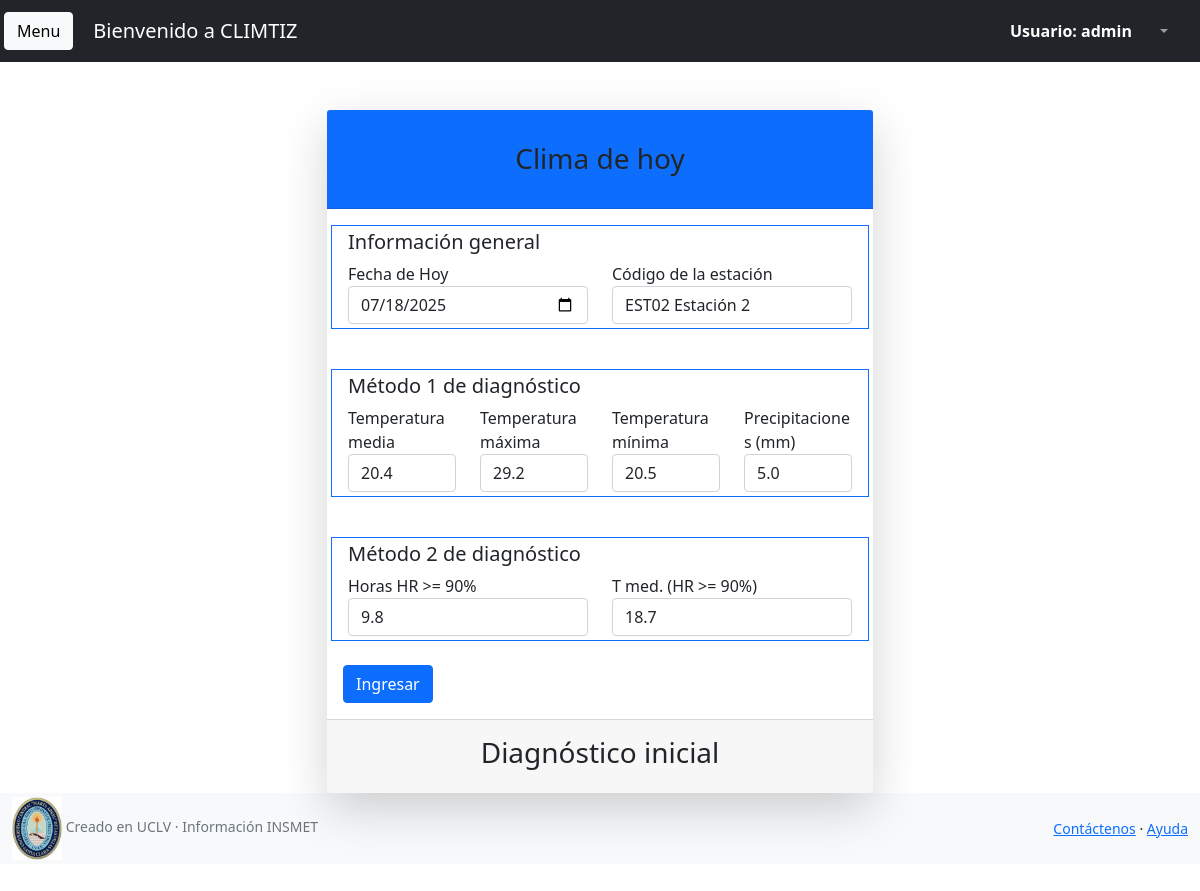
/clima/editar_clima/868/ (signed in), run on the app's committed database.
### users/models.py (models this page shows)
class User(AbstractUser):
    empresa = models.ForeignKey(Empresa, null = False, blank=False, on_delete = models.CASCADE)
    cargo = models.CharField(max_length=30)
    edad = models.IntegerField()
    sexo = models.CharField(max_length=11, choices=SEXO)
    is_admin = models.BooleanField('Is admin',default=False)
    is_normal = models.BooleanField('Is normal',default=False)
    aprobado = models.BooleanField('Aprove', default=False)

### clima/models.py (models this page shows)
class Clima(models.Model):
    class Meta:
        unique_together = (('fecha','estacion'),)
    fecha = models.DateField(default=datetime.today().strftime('%Y-%m-%d'))
    estacion = models.ForeignKey(Estacion, null = False, blank=False, on_delete = models.CASCADE)
    temperatura_media = models.DecimalField(decimal_places=1,max_digits=5, null=True, blank=True)
    temperatura_maxima = models.DecimalField(decimal_places=1,max_digits=5, null=True, blank=True)
    temperatura_minima = models.DecimalField(decimal_places=1,max_digits=5, null=True,blank=True)
    precipitacion = models.DecimalField(decimal_places=1,max_digits=5, null=True,blank=True)
    horas_hr_90 = models.DecimalField(decimal_places=1,max_digits=5, null=True,blank=True)
    temperatura_media_hr_90 = models.DecimalField(decimal_places=1,max_digits=5, null=True,blank=True)
    empresa = models.ManyToManyField(Empresa)
    favorable = models.IntegerField(null=True) # -1 no determinable
    severidad = models.IntegerField(null=True) # -1 no determinable
    deteccion_inicial = models.IntegerField(null=True)

### clima/views.py (the view, shortened to what this page needs)
# urls.py: path('editar_clima/<pk>/',ClimaUpdate.as_view(),name="editar_clima"),
class ClimaUpdate(UserPassesTestMixin, UpdateView):
    model = Clima
    form_class = ClimaForm
    template_name = "clima_crear.html"
    success_url = reverse_lazy("clima:lista_clima_hoy")
    def test_func(self):
        return self.request.user.is_authenticated and self.request.user.is_admin

### estacion/models.py (called while the page is built)
    def __str__(self):
        return '{} {}'.format(self.num_estacion,self.nombre)

### mensajes/processors.py (called while the page is built)
def ctx_dict(request):
    sol=None
    if request.user.is_authenticated:
        sol = len(Mensajes.objects.filter(recibido=False).filter(destinatario=request.user))
    ctx={'test':sol}
    print(sol)
    return ctx

### clima/templates/clima_crear.html (shortened to what this page needs)
{% extends 'index_admin.html' %}
{% load static %}
{% block content %}
<div class="container ">
    <div class="row justify-content-center">
        <div class="col-lg-6">
            <div class="card shadow-lg border-0 rounded-lg mt-5">
                <div class="card-header bg-primary"><h3 class="text-center font-weight-light my-4">Clima de hoy</h3>
                </div>
                <div class="card-body">
                    <form method="post">
                        <div class="row border border-primary mb-3 p-1">
                            <h5 class="card-title">Información general</h5>
                            <div class="col-md-6">
                            {{form.fecha.label}}
                            {{form.fecha}}
                            </div>
                            <div class="col-md-6">
                            {{form.estacion.label}}
                            {{form.estacion}}
                            </div>
                        </div>
                        <br>
                        <div class="row border border-primary mb-3 p-1">
                            <h5 class="card-title">Método 1 de diagnóstico</h5>
                            <div class="col-md-3">
                            {{form.temperatura_media.label}}
                            {{form.temperatura_media}}
                            </div>
                            <div class="col-md-3">
                            {{form.temperatura_maxima.label}}
                            {{form.temperatura_maxima}}
                            </div>
                            <div class="col-md-3">
                            {{form.temperatura_minima.label}}
                            {{form.temperatura_minima}}
                            </div>
                            <div class="col-md-3">
                            {{form.precipitacion.label}}
                            {{form.precipitacion}}
                            </div>
                        </div>
                        <br>
                        <div class="row border border-primary mb-3 p-1">
                            <h5 class="card-title">Método 2 de diagnóstico</h5>
                            <div class="col-md-6">
                            {{form.horas_hr_90.label}}
                            {{form.horas_hr_90}}
                            </div>
                            <div class="col-md-6">
                            {{form.temperatura_media_hr_90.label}}
                            {{form.temperatura_media_hr_90}}
                            </div>
                        </div>
                        <div class="d-flex align-items-center justify-content-between mt-4 mb-0">
                        <button class="btn btn-primary" type="submit">Ingresar</button>
                        </div>
                    </form>
                </div>
                <div class="card-footer text-center  align-text-top py-3">
                    {% if tipo %}
                        <h3>Diagnóstico de Infección Secundaria</h3>
                    {% else %}
                        <h3>Diagnóstico inicial</h3>
                    {% endif %}
                </div>
            </div>
        </div>
    </div>
</div>
{% endblock content %}

### users/templates/index_admin.html (shortened to what this page needs)
{% extends 'base.html' %} {% load static %}
{% block title %} HOME {% endblock %} {% block header %}
<nav class="navbar navbar-expand navbar-dark bg-dark">
  <a
    class="btn btn-light m-1"
    data-bs-toggle="offcanvas"
    href="#offcanvasExample"
    role="button"
    aria-controls="offcanvasExample"
    >Menu</a
  >
  <a class="navbar-brand ps-3" href="#">Bienvenido a CLIMTIZ</a>
  <form
    class="d-none d-md-inline-block form-inline ms-auto me-0 me-md-3 my-2 my-md-0"
  >
    <div class="input-group">
      <b style="color: white">Usuario: {{request.user}}</b>
    </div>
  </form>
  <ul class="navbar-nav ms-auto ms-md-0 me-3 me-lg-4">
    <li class="nav-item dropdown">
      <a
        class="nav-link dropdown-toggle"
        id="navbarDropdown"
        href="#"
        role="button"
        data-bs-toggle="dropdown"
        aria-expanded="false"
        ></a>
    </li>
  </ul>
</nav>
 {% endblock header %}

### data on the page
User: user "admin"
Clima: fecha "07/18/2025", estacion "EST02 Estación 2", temperatura_media "20.4", temperatura_maxima "29.2", temperatura_minima "20.5", precipitacion "5.0", horas_hr_90 "9.8", temperatura_media_hr_90 "18.7"
